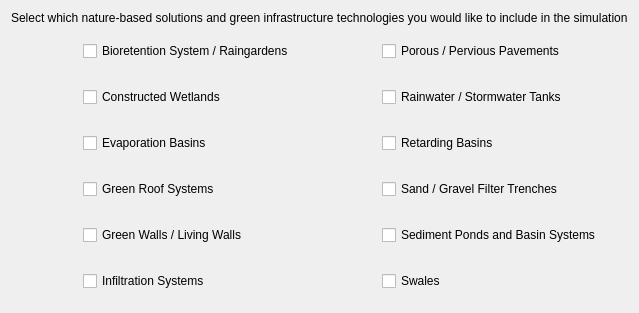
            <widget class="QWidget" name="scrollAreaWidgetContents_2">
             <property name="geometry">
              <rect>
               <x>0</x>
               <y>0</y>
               <width>579</width>
               <height>313</height>
              </rect>
             </property>
             <layout class="QGridLayout" name="gridLayout_3">
              <item row="2" column="3">
               <widget class="QLabel" name="label_14">
                <property name="minimumSize">
                 <size>
                  <width>40</width>
                  <height>40</height>
                 </size>
                </property>
                <property name="maximumSize">
                 <size>
                  <width>40</width>
                  <height>40</height>
                 </size>
                </property>
                <property name="text">
                 <string/>
                </property>
                <property name="pixmap">
                 <pixmap resource="../graphics/ubeats.qrc">:/icons/tea-plant-leaf-icon.png</pixmap>
                </property>
                <property name="scaledContents">
                 <bool>true</bool>
                </property>
               </widget>
              </item>
              <item row="5" column="3">
               <widget class="QLabel" name="label_16">
                <property name="minimumSize">
                 <size>
                  <width>40</width>
                  <height>40</height>
                 </size>
                </property>
                <property name="maximumSize">
                 <size>
                  <width>40</width>
                  <height>40</height>
                 </size>
                </property>
                <property name="text">
                 <string/>
                </property>
                <property name="pixmap">
                 <pixmap resource="../graphics/ubeats.qrc">:/icons/tea-plant-leaf-icon.png</pixmap>
                </property>
                <property name="scaledContents">
                 <bool>true</bool>
                </property>
               </widget>
              </item>
              <item row="9" column="3">
               <widget class="QLabel" name="label_18">
                <property name="minimumSize">
                 <size>
                  <width>40</width>
                  <height>40</height>
                 </size>
                </property>
                <property name="maximumSize">
                 <size>
                  <width>40</width>
                  <height>40</height>
                 </size>
                </property>
                <property name="text">
                 <string/>
                </property>
                <property name="pixmap">
                 <pixmap resource="../graphics/ubeats.qrc">:/icons/tea-plant-leaf-icon.png</pixmap>
                </property>
                <property name="scaledContents">
                 <bool>true</bool>
                </property>
               </widget>
              </item>
              <item row="1" column="1">
               <widget class="QLabel" name="label_7">
                <property name="minimumSize">
                 <size>
                  <width>40</width>
                  <height>40</height>
                 </size>
                </property>
                <property name="maximumSize">
                 <size>
                  <width>40</width>
                  <height>40</height>
                 </size>
                </property>
                <property name="text">
                 <string/>
                </property>
                <property name="pixmap">
                 <pixmap resource="../graphics/ubeats.qrc">:/icons/tea-plant-leaf-icon.png</pixmap>
                </property>
                <property name="scaledContents">
                 <bool>true</bool>
                </property>
               </widget>
              </item>
              <item row="9" column="1">
               <widget class="QLabel" name="label_12">
                <property name="minimumSize">
                 <size>
                  <width>40</width>
                  <height>40</height>
                 </size>
                </property>
                <property name="maximumSize">
                 <size>
                  <width>40</width>
                  <height>40</height>
                 </size>
                </property>
                <property name="text">
                 <string/>
                </property>
                <property name="pixmap">
                 <pixmap resource="../graphics/ubeats.qrc">:/icons/tea-plant-leaf-icon.png</pixmap>
                </property>
                <property name="scaledContents">
                 <bool>true</bool>
                </property>
               </widget>
              </item>
              <item row="5" column="1">
               <widget class="QLabel" name="label_10">
                <property name="minimumSize">
                 <size>
                  <width>40</width>
                  <height>40</height>
                 </size>
                </property>
                <property name="maximumSize">
                 <size>
                  <width>40</width>
                  <height>40</height>
                 </size>
                </property>
                <property name="text">
                 <string/>
                </property>
                <property name="pixmap">
                 <pixmap resource="../graphics/ubeats.qrc">:/icons/tea-plant-leaf-icon.png</pixmap>
                </property>
                <property name="scaledContents">
                 <bool>true</bool>
                </property>
               </widget>
              </item>
              <item row="1" column="5">
               <spacer name="horizontalSpacer_4">
                <property name="orientation">
                 <enum>Qt::Horizontal</enum>
                </property>
                <property name="sizeHint" stdset="0">
                 <size>
                  <width>40</width>
                  <height>20</height>
                 </size>
                </property>
               </spacer>
              </item>
              <item row="2" column="1">
               <widget class="QLabel" name="label_8">
                <property name="minimumSize">
                 <size>
                  <width>40</width>
                  <height>40</height>
                 </size>
                </property>
                <property name="maximumSize">
                 <size>
                  <width>40</width>
                  <height>40</height>
                 </size>
                </property>
                <property name="text">
                 <string/>
                </property>
                <property name="pixmap">
                 <pixmap resource="../graphics/ubeats.qrc">:/icons/tea-plant-leaf-icon.png</pixmap>
                </property>
                <property name="scaledContents">
                 <bool>true</bool>
                </property>
               </widget>
              </item>
              <item row="6" column="3">
               <widget class="QLabel" name="label_17">
                <property name="minimumSize">
                 <size>
                  <width>40</width>
                  <height>40</height>
                 </size>
                </property>
                <property name="maximumSize">
                 <size>
                  <width>40</width>
                  <height>40</height>
                 </size>
                </property>
                <property name="text">
                 <string/>
                </property>
                <property name="pixmap">
                 <pixmap resource="../graphics/ubeats.qrc">:/icons/tea-plant-leaf-icon.png</pixmap>
                </property>
                <property name="scaledContents">
                 <bool>true</bool>
                </property>
               </widget>
              </item>
              <item row="4" column="3">
               <widget class="QLabel" name="label_15">
                <property name="minimumSize">
                 <size>
                  <width>40</width>
                  <height>40</height>
                 </size>
                </property>
                <property name="maximumSize">
                 <size>
                  <width>40</width>
                  <height>40</height>
                 </size>
                </property>
                <property name="text">
                 <string/>
                </property>
                <property name="pixmap">
                 <pixmap resource="../graphics/ubeats.qrc">:/icons/tea-plant-leaf-icon.png</pixmap>
                </property>
                <property name="scaledContents">
                 <bool>true</bool>
                </property>
               </widget>
              </item>
              <item row="1" column="3">
               <widget class="QLabel" name="label_13">
                <property name="minimumSize">
                 <size>
                  <width>40</width>
                  <height>40</height>
                 </size>
                </property>
                <property name="maximumSize">
                 <size>
                  <width>40</width>
                  <height>40</height>
                 </size>
                </property>
                <property name="text">
                 <string/>
                </property>
                <property name="pixmap">
                 <pixmap resource="../graphics/ubeats.qrc">:/icons/tea-plant-leaf-icon.png</pixmap>
                </property>
                <property name="scaledContents">
                 <bool>true</bool>
                </property>
               </widget>
              </item>
              <item row="1" column="2">
               <widget class="QCheckBox" name="checkBox_2">
                <property name="text">
                 <string>Bioretention System / Raingardens</string>
                </property>
               </widget>
              </item>
              <item row="4" column="2">
               <widget class="QCheckBox" name="checkBox_4">
                <property name="text">
                 <string>Evaporation Basins</string>
                </property>
               </widget>
              </item>
              <item row="1" column="4">
               <widget class="QCheckBox" name="checkBox_9">
                <property name="text">
                 <string>Porous / Pervious Pavements</string>
                </property>
               </widget>
              </item>
              <item row="2" column="4">
               <widget class="QCheckBox" name="checkBox_10">
                <property name="text">
                 <string>Rainwater / Stormwater Tanks</string>
                </property>
               </widget>
              </item>
              <item row="4" column="4">
               <widget class="QCheckBox" name="checkBox_11">
                <property name="text">
                 <string>Retarding Basins</string>
                </property>
               </widget>
              </item>
              <item row="2" column="2">
               <widget class="QCheckBox" name="checkBox_3">
                <property name="text">
                 <string>Constructed Wetlands</string>
                </property>
               </widget>
              </item>
              <item row="5" column="4">
               <widget class="QCheckBox" name="checkBox_12">
                <property name="text">
                 <string>Sand / Gravel Filter Trenches</string>
                </property>
               </widget>
              </item>
              <item row="5" column="2">
               <widget class="QCheckBox" name="checkBox_5">
                <property name="text">
                 <string>Green Roof Systems</string>
                </property>
               </widget>
              </item>
              <item row="9" column="4">
               <widget class="QCheckBox" name="checkBox_13">
                <property name="text">
                 <string>Swales</string>
                </property>
               </widget>
              </item>
              <item row="9" column="2">
               <widget class="QCheckBox" name="checkBox_7">
                <property name="text">
                 <string>Infiltration Systems</string>
                </property>
               </widget>
              </item>
              <item row="6" column="2">
               <widget class="QCheckBox" name="checkBox_6">
                <property name="text">
                 <string>Green Walls / Living Walls</string>
                </property>
               </widget>
              </item>
              <item row="6" column="4">
               <widget class="QCheckBox" name="checkBox_8">
                <property name="text">
                 <string>Sediment Ponds and Basin Systems</string>
                </property>
               </widget>
              </item>
              <item row="6" column="1">
               <widget class="QLabel" name="label_11">
                <property name="minimumSize">
                 <size>
                  <width>40</width>
                  <height>40</height>
                 </size>
                </property>
                <property name="maximumSize">
                 <size>
                  <width>40</width>
                  <height>40</height>
                 </size>
                </property>
                <property name="text">
                 <string/>
                </property>
                <property name="pixmap">
                 <pixmap resource="../graphics/ubeats.qrc">:/icons/tea-plant-leaf-icon.png</pixmap>
                </property>
                <property name="scaledContents">
                 <bool>true</bool>
                </property>
               </widget>
              </item>
              <item row="4" column="1">
               <widget class="QLabel" name="label_9">
                <property name="minimumSize">
                 <size>
                  <width>40</width>
                  <height>40</height>
                 </size>
                </property>
                <property name="maximumSize">
                 <size>
                  <width>40</width>
                  <height>40</height>
                 </size>
                </property>
                <property name="text">
                 <string/>
                </property>
                <property name="pixmap">
                 <pixmap resource="../graphics/ubeats.qrc">:/icons/tea-plant-leaf-icon.png</pixmap>
                </property>
                <property name="scaledContents">
                 <bool>true</bool>
                </property>
               </widget>
              </item>
              <item row="10" column="2">
               <spacer name="verticalSpacer">
                <property name="orientation">
                 <enum>Qt::Vertical</enum>
                </property>
                <property name="sizeHint" stdset="0">
                 <size>
                  <width>20</width>
                  <height>40</height>
                 </size>
                </property>
               </spacer>
              </item>
              <item row="1" column="0">
               <spacer name="horizontalSpacer_5">
                <property name="orientation">
                 <enum>Qt::Horizontal</enum>
                </property>
                <property name="sizeType">
                 <enum>QSizePolicy::Fixed</enum>
                </property>
                <property name="sizeHint" stdset="0">
                 <size>
                  <width>20</width>
                  <height>20</height>
                 </size>
                </property>
               </spacer>
              </item>
              <item row="0" column="0" colspan="5">
               <widget class="QLabel" name="label_6">
                <property name="text">
                 <string>Select which nature-based solutions and green infrastructure technologies you would like to include in the simulation</string>
                </property>
               </widget>
              </item>
             </layout>
            </widget>
